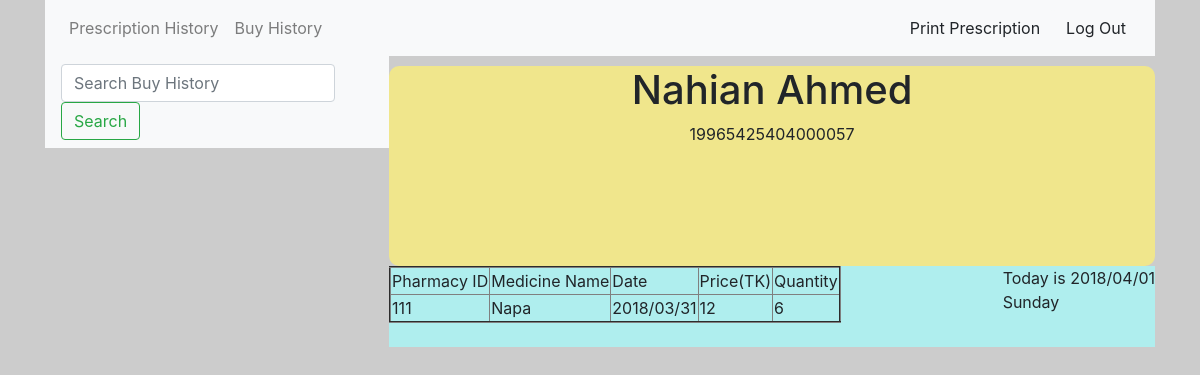
/patient_page_2.php (signed in), run on the app's committed database.
### tables this page shows
CREATE TABLE `sell_history` (
  `PatientNID` varchar(100) NOT NULL,
  `pharma_id` varchar(100) NOT NULL,
  `MedicinName` varchar(100) NOT NULL,
  `date` varchar(100) NOT NULL,
  `price` varchar(100) NOT NULL,
  `quantity` int(100) NOT NULL
);

### patient_page_2.php (the view, shortened to what this page needs)
<!doctype html>
<html lang="en">
  <head>
    <link rel="stylesheet" href="css/bootstrap.min.css">
  </head>
  <body>
    <?php
   $nid=$_SESSION["p_nid"];
   $name=$_SESSION["p_name"];
   include "connection.php";
   ?>
<div class=container>
<div class="manuber">
<nav class="navbar navbar-expand-lg navbar-light bg-light">
  <div class="collapse navbar-collapse" id="navbarTogglerDemo01">
    <ul class="navbar-nav mr-auto mt-2 mt-lg-0">
      <li class="nav-item">
        <a class="nav-link" href="patient_page_1.php">Prescription  History</a>
      </li>
      <li class="nav-item">
        <a class="nav-link" href="patient_page_2.php">Buy  History</a>
      </li>
    </ul>
 <a  class="btn btn-light" name=""   href="a1.php" target="_blank"  >
<?php
  echo"Print Prescription"; ?>
</a>
    <form method="POST" action="logout.php">
      <button type="submit" class="btn btn-light" name="">Log Out</button>
    </form>
  </div>
</div>
<div class="pharma_Name">
  <h1><?php  echo $name;  ?></h1>
  <p><?php  echo $nid;  ?></p>
</div>
<div class="c2_pharma">
<div class="Date">
  <p><?php
echo "Today is " . date("Y/m/d") . "<br>";
echo  date("l");
?></p>
</div>
  <?php
$query=("select * from sell_history where PatientNID ='$nid' ");
$result=mysqli_query($connection,$query);
if ($result) {
  while ($row = mysqli_fetch_array($result)) {
  echo " <table border='2'>
  <tr> <td>Pharmacy ID</td><td>Medicine Name</td><td>Date</td><td>Price(TK)</td><td>Quantity</td>
  </tr>
   <tr> <td>".$row["pharma_id"]."</td><td>".$row["MedicinName"]."</td> <td>".$row["date"]."</td><td>".$row["price"]."</td><td>".$row["quantity"]."</td></tr>
</table>
<br>
 ";
  }
}
else{
  echo "<h6 >NO RECORD FOUND</h6>";
}
?>
</div>
<div class="slideber_pharma">
  <nav class="navbar navbar-light bg-light">
  <form class="form-inline" method="POST">
    <input class="form-control mr-sm-2" type="search" placeholder="Search Buy History" aria-label="Search" name="search">
    <button class="btn btn-outline-success my-2 my-sm-0" type="submit" name="button">Search</button>
  </form>
</nav>
</div>
</div>
  </body>
</html>

### data on the page
sell_history: pharma "111", MedicinName "Napa", date "2018/03/31", price "12", quantity "6"

### other printed values
$name "Nahian Ahmed"
$nid "19965425404000057"
